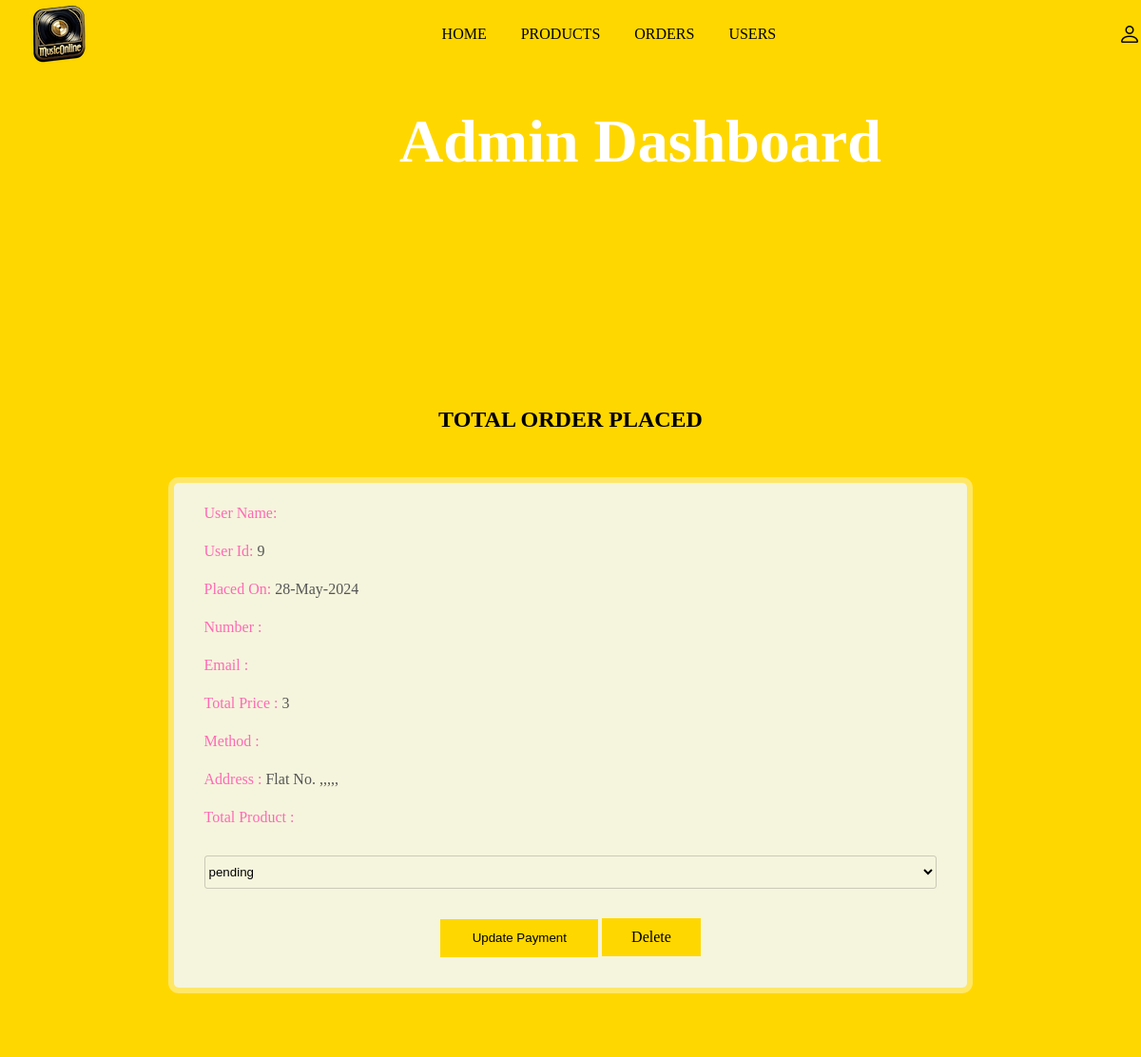
The app's page /admin_order.php (signed in) with its own data.
### tables this page shows
CREATE TABLE `orders` (
  `id` int(255) NOT NULL,
  `user_id` int(255) NOT NULL,
  `name` varchar(255) NOT NULL,
  `number` varchar(255) NOT NULL,
  `email` varchar(255) NOT NULL,
  `method` varchar(255) NOT NULL,
  `address` varchar(255) NOT NULL,
  `total_products` varchar(255) NOT NULL,
  `total_price` varchar(255) NOT NULL,
  `placed_on` varchar(255) NOT NULL,
  `payment_status` varchar(255) NOT NULL DEFAULT 'pending'
);

### admin_order.php (the view, shortened to what this page needs)
<?php
	include 'connection.php';
?>
<!DOCTYPE html>
<html lang="en">
<head>
	<link rel="stylesheet" href="https://cdn.jsdelivr.net/npm/bootstrap-icons@1.9.1/font/bootstrap-icons.css">
</head>
<body>
	<?php include 'admin_header.php'; ?>
	<section class="order-container">
		<h1 class="title">total order placed</h1>
		<div class="box-container">
			<?php
				$select_orders = mysqli_query($conn,"SELECT * FROM `orders`") or die('query failed');
				if (mysqli_num_rows($select_orders)>0) {
					while($fetch_orders = mysqli_fetch_assoc($select_orders)){
			?>
			<div class="box">
				<p>user name: <span><?php echo $fetch_orders['name']; ?></span></p>
				<p>user id: <span><?php echo $fetch_orders['user_id']; ?></span></p>
				<p>placed on: <span><?php echo $fetch_orders['placed_on']; ?></span></p>
				<p>number : <span><?php echo $fetch_orders['number']; ?></span></p>
				<p>email : <span><?php echo $fetch_orders['email']; ?></span></p>
				<p>total price : <span><?php echo $fetch_orders['total_price']; ?></span></p>
				<p>method : <span><?php echo $fetch_orders['method']; ?></span></p>
				<p>address : <span><?php echo $fetch_orders['address']; ?></span></p>
				<p>total product : <span><?php echo $fetch_orders['total_products']; ?></span></p>
				<form method="post">
					<select name="update_payment">
						<option disabled selected><?php echo $fetch_orders['payment_status']; ?></option>
					</select>
					<input type="submit" name="update_order" value="update payment" class="btn">
					<a href="admin_order.php?delete=<?php echo $fetch_orders['id']; ?>;" onclick="return confirm('delete this message');" class="delete">delete</a>
				</form>
			</div>
			<?php
					}
				}else{
						echo '
							<div class="empty">
								<p>no order placed yet!</p>
							</div>
						';
				}
			?>
		</div>
	</section>
</body>
</html>

### records on screen
orders: user "9", placed_on "28-May-2024", total_price "3", address "Flat No. ,,,,,", update_payment "pending"
